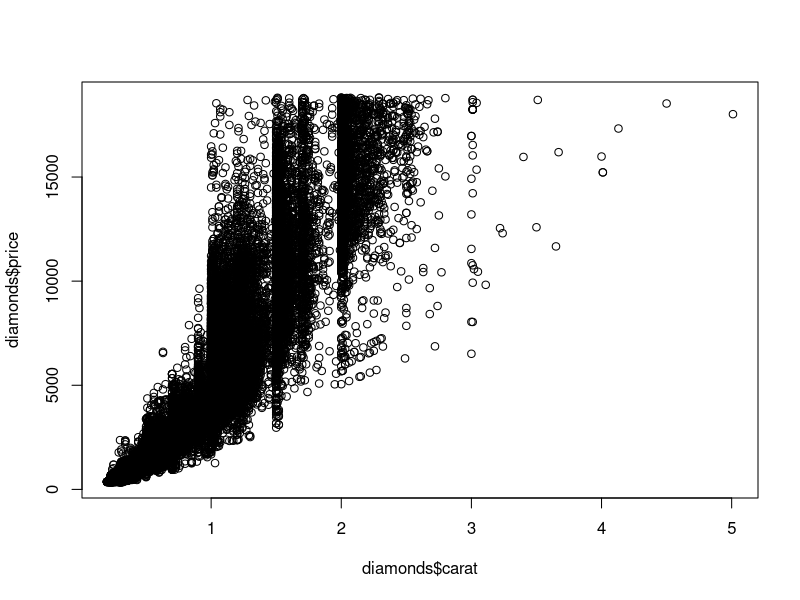
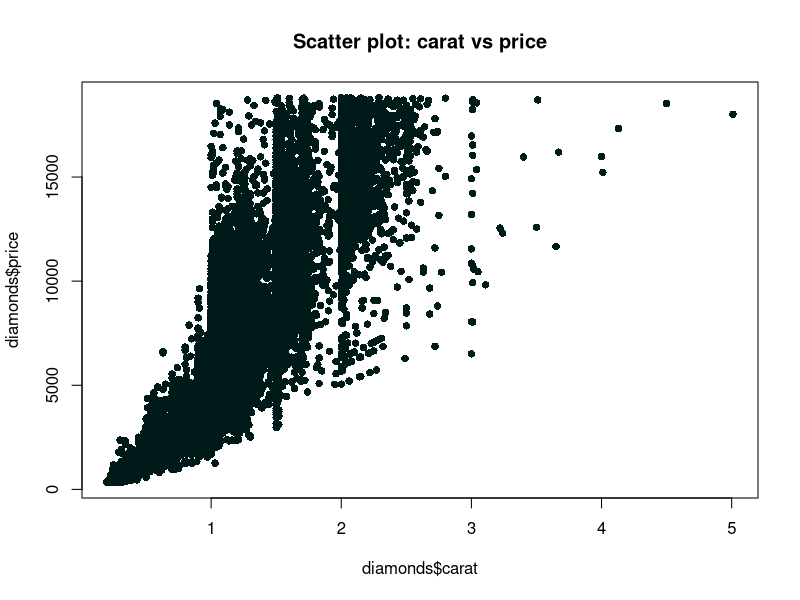
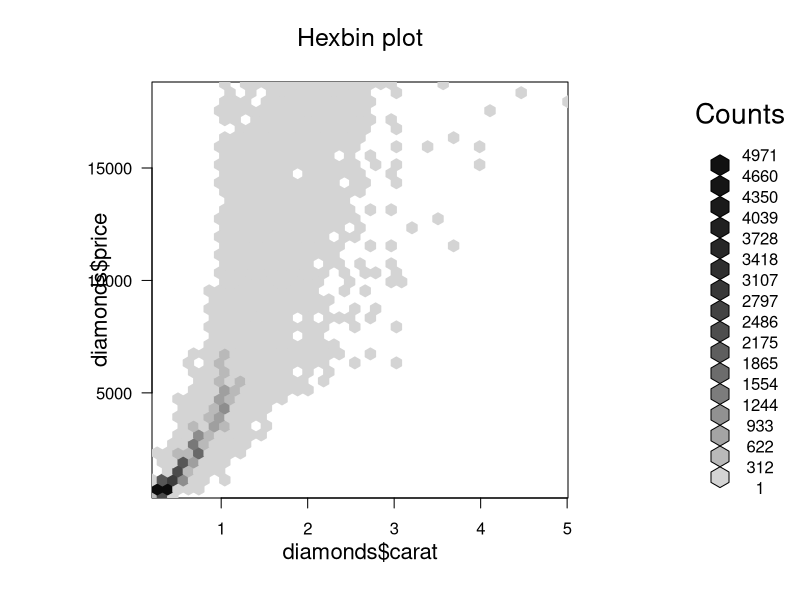
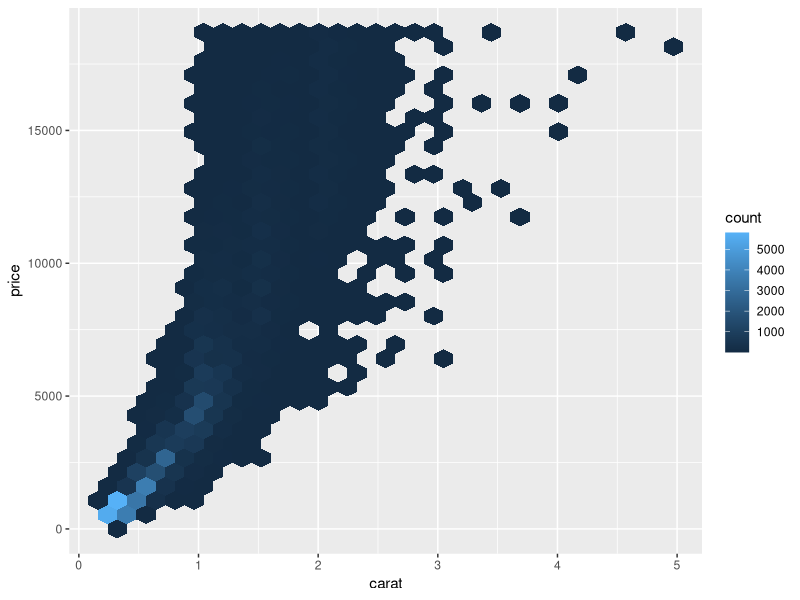
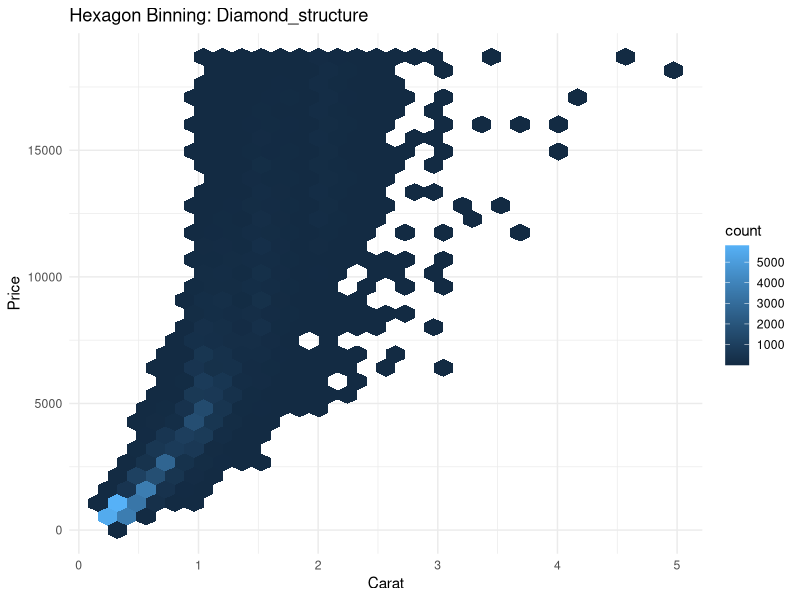
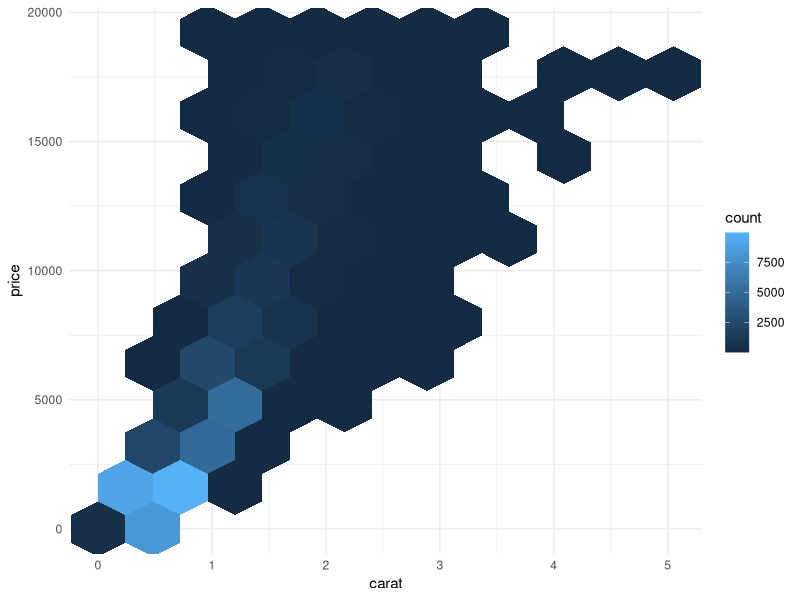
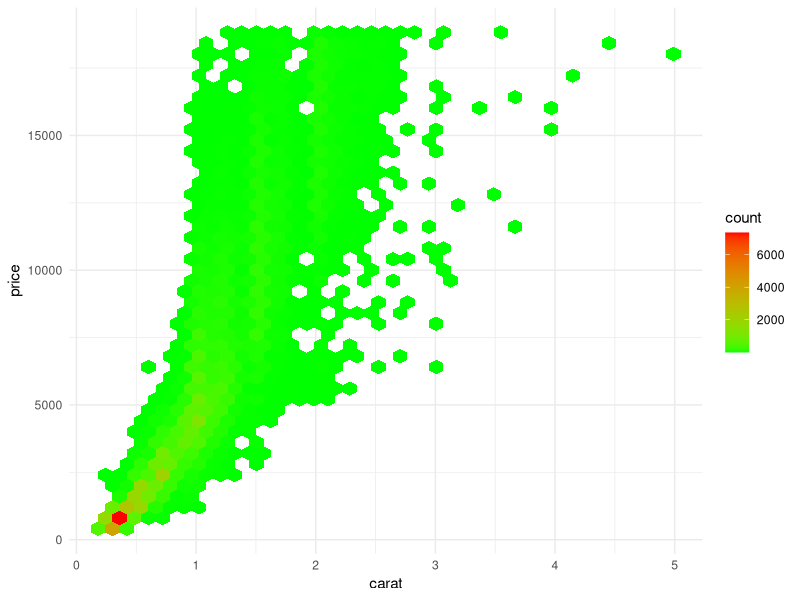
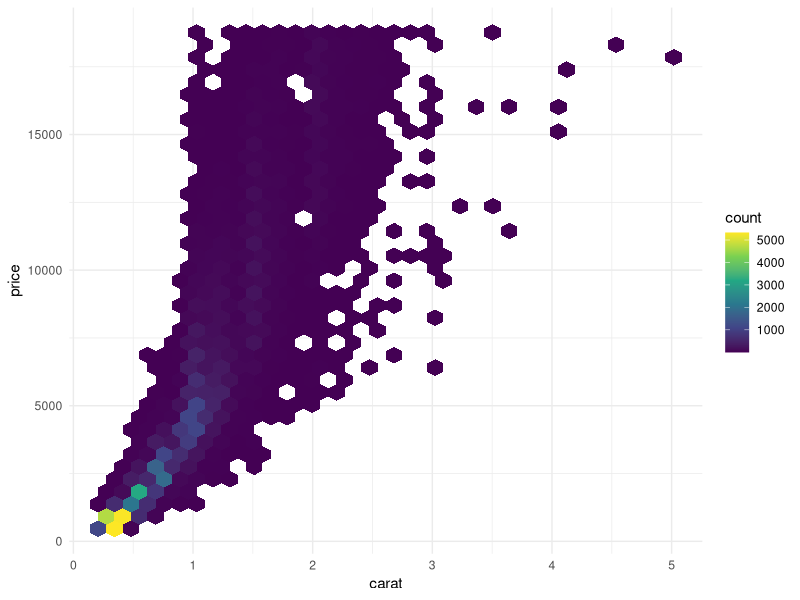

Reproduce these figures in R, in order.
#Load and understand the dataset

data(diamonds)
data(package = .packages(all.available = TRUE))
library(ggplot2)

data(diamonds)
str(diamonds)
dim(diamonds)

?diamonds


#Very basic Scatter
plot(diamonds$carat, diamonds$price)


#Improved scatter
plot(diamonds$carat, diamonds$price, col=rgb(0,0.1,0.1),pch=16, main="Scatter plot: carat vs price")


#Hexbin using base R
install.packages('hexbin')
library(hexbin)
hb<-hexbin(diamonds$carat, diamonds$price, xbins=40)
plot(hb, main="Hexbin plot")


#Basic Hexbin
ggplot(diamonds, aes(x=carat, y=price))+geom_hex()


#Labeled Hexbin Plot
ggplot(diamonds, aes(carat,price))+geom_hex()+
  labs( title = "Hexagon Binning: Diamond_structure", x="Carat", y="Price")+theme_minimal()



#Control Hexagon Density
ggplot(diamonds, aes(carat, price))+geom_hex(bins=10) + theme_minimal()

#Add color palatte(Gradient)
ggplot(diamonds, aes(carat,price))+geom_hex(bins=40)+
  scale_fill_gradient(low="green", high="red")+theme_minimal()


#Color meaning   -light->fewer diamonds
#                -dark -> dense region


#Professional Palatte(Viridis)
ggplot(diamonds, aes(carat, price))+geom_hex(bins=35)+scale_fill_viridis_c()+theme_minimal()
